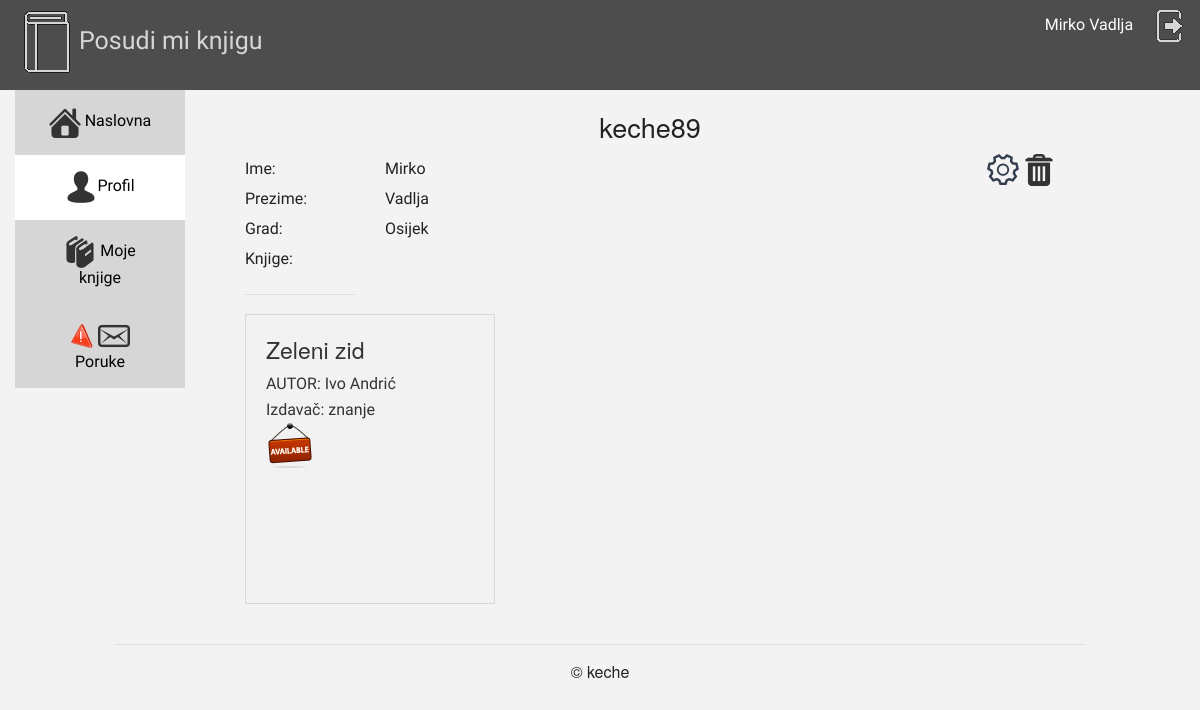
The app's page /user/index.php (signed in) with its own data.
### tables this page shows
create table user(
	id 		int not null primary key auto_increment,
	ime 		varchar(50) not null,
	prezime  	varchar(50) not null,
	username 	varchar(50) not null,
	email 		varchar(50) not null,
	pass  		char(32) not null,
	grad 		varchar(50) not null,
 	drzava 		varchar(50),
	ovlasti 	boolean not null,
	foto 		text,
	potvrda 	boolean not null	
);

create table knjiga(
	id 		int not null primary key auto_increment,
	naziv 		varchar(100) not null,
	autor 		int not null,
	godina 		int,
	izdanje 	int,
	izdavac 	int,
	vlasnik 	int not null,
	ocijena 	int,
	status 		boolean
);

create table autor(
	id 		int not null primary key auto_increment,
	ime 		varchar(50) not null
);

create table izdavac(
	id 		int not null primary key auto_increment,
	naziv 		varchar(50) not null
);

### konfiguracija.php (called while the page is built, shortened)
<?php
$putanjaApp="/pojects/pmk/";
$app="book_";

### user/index.php (the view, shortened to what this page needs)
<?php include_once '../konfiguracija.php';
$upozorenje="";
?>
<!doctype html>
<html class="no-js" lang="en">
  <head>
   <?php include_once '../head.php'; ?>
  </head>
  <body class="pozadina">
    <?php include_once '../gore.php' ;    ?>
   <div class="large-2 medium-3 columns hide-for-small">
 <?php include_once '../sastrane.php' ;
 $izraz=$veza->prepare("select * from user where id=:id");
 if($_GET){
 	$izraz->bindParam(":id", $_GET["id"]);
 }else{
 	$izraz->bindParam(":id", $_SESSION[$app."autoriziran"]->id);
 }
 $izraz->execute();
 $user=$izraz->fetch(PDO::FETCH_OBJ);
 ?>
</div>
   <div class="large-9 medium-8 columns">
    <div class="row">
    	<div class="large-12 columns centrirano knjige font">
    		<h3><?php echo $user->username;?></h3>
    	</div>
    </div>
    <div class="row">
    	<div class="large-12 columns">
    		<div class="large-2 columns font hide-for-small hide-for-medium prored">
    		Ime:</br>
    		Prezime: </br>
    		Grad:</br>
    		Knjige:<hr />
    		</div>
    		<div class="large-6 columns font prored">
    			<?php echo $user->ime;?></br>
    			<?php echo $user->prezime;?></br>
    			<?php echo $user->grad;?></br>
    			</div>
    			<div class="large-4 columns desno">
    				<?php if($_SESSION[$app."autoriziran"]->id==$user->id){
    					echo "<a href=\"".$putanjaApp . "user/settings.php\" ><img src=\" ".$putanjaApp. "img/ikone/settings.png\"> </a>";
						echo "<a href=\"#\"data-reveal-id=\"modal_brisanje\"><img src=\"".$putanjaApp. "img/ikone/delete.png\"> </a></br>";
    				}else{
    					echo "<a href=\"#\" data-reveal-id=\"modal_poruka\"><img src=\"".$putanjaApp. "img/ikone/sendmes.png\">Pošalji poruku </a></br>";
						echo $upozorenje;
    				}?>
    				</div>
    		<div class="row knjige">
    			<div class="large-12 columns">
    		<?php
    		$izraz=$veza->prepare("select a.id as broj,a.naziv as naslov,a.status as status,b.id as id,b.username as korisnik,
   	c.naziv as izdavac,d.ime as name,a.izdanje as izdanje,a.godina as godina
   	from knjiga a inner join user b on a.vlasnik=b.id
   	inner join izdavac c on a.izdavac=c.id
   	inner join autor d on a.autor=d.id
   	where b.id=:id
   	order by broj");
 			if($_GET){
 			$izraz->bindParam(":id", $_GET["id"]);
			 }else{
 			$izraz->bindParam(":id", $_SESSION[$app."autoriziran"]->id);
				 }
		 $izraz->execute();
 			$knjiga=$izraz->fetchAll(PDO::FETCH_OBJ);
 			foreach ($knjiga as $k):
    		?>
    		<div class="large-4 columns">
				<div class="panel minimum">
				<a href="#" data-reveal-id="modal_<?php echo $k ->broj?>"><h4><?php echo $k-> naslov?></h4></a>
				<p class="font">AUTOR: <?php echo $k-> name;?></br>
				Izdavač: <?php echo $k-> izdavac ?></br>
				<?php if($k->status==0){
					echo " <img src=\"".$putanjaApp. "img/ikone/freebook.png\" alt=\"\" title=\"Knjiga je slobodna\"/>";}
					else{
					 echo " <img src=\"".$putanjaApp. "img/ikone/notfree.png\" alt=\"\" title=\"Knjiga je zauzeta\"/>";}?>
  		</p>
				</div>
			</div>
<?php endforeach;?>
		</div>
    		</div>
    	</div>
    </div>
   </div>
        <?php include_once '../footer.php' ;    ?>
  </body>
</html>

### css/moj.css (style rules this page uses)
.pozadina { background-color: #F3F3F3; }
.font { font-family: 'Nobile', sans-serif; }
.knjige { margin-top:15px; }
.centrirano { text-align: center; }
.prored { line-height: 30px; }
.desno { text-align: right; }
.minimum { min-height: 290px }

### records on screen
user: username "keche89", ime "Mirko", prezime "Vadlja", grad "Osijek"
knjiga: naziv "Zeleni zid", autor.ime "Ivo Andrić", izdavac.naziv "znanje", status 1 (drawn)

### other values on screen
$_SESSION[$app . "autoriziran"]->ime "Mirko"
$_SESSION[$app . "autoriziran"]->prezime "Vadlja"
